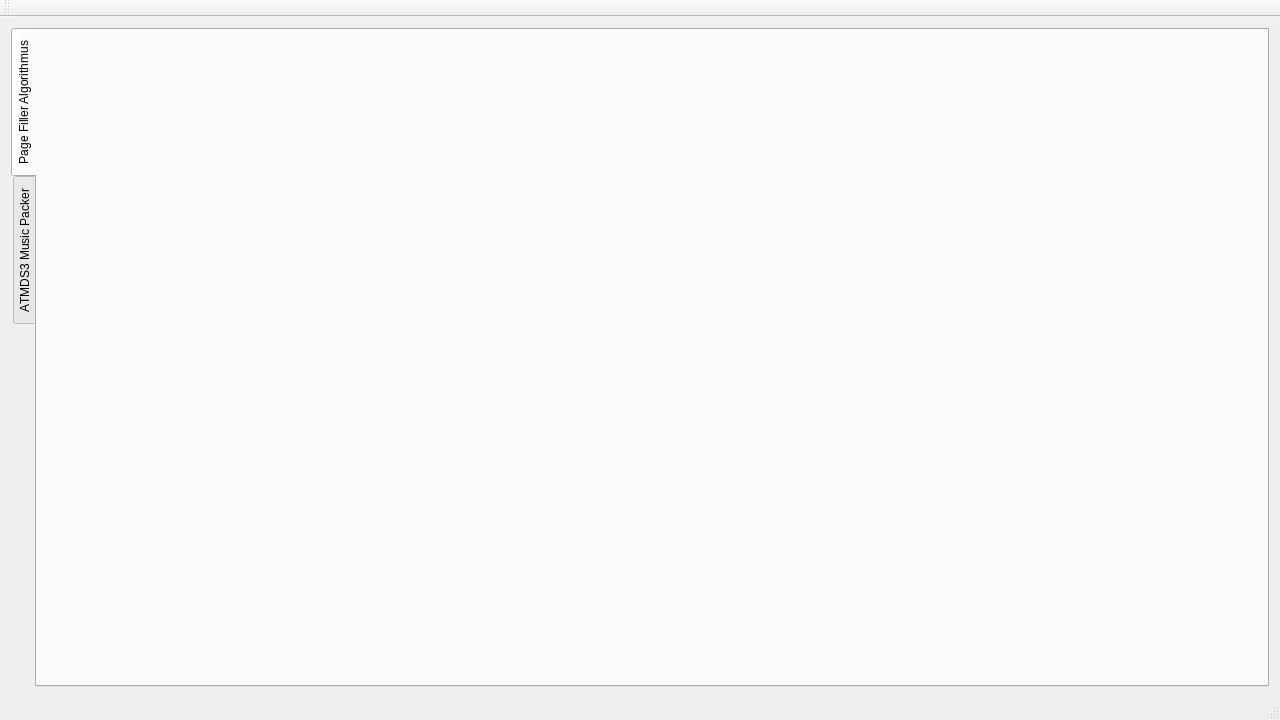
<?xml version="1.0" encoding="UTF-8"?>
<ui version="4.0">
 <class>ChunkDistributorVisualizer</class>
 <widget class="QMainWindow" name="ChunkDistributorVisualizer">
  <property name="geometry">
   <rect>
    <x>0</x>
    <y>0</y>
    <width>1280</width>
    <height>720</height>
   </rect>
  </property>
  <property name="windowTitle">
   <string>Chunk Distributor Visualizer</string>
  </property>
  <widget class="QWidget" name="centralWidget">
   <layout class="QVBoxLayout" name="verticalLayout" stretch="1">
    <item>
     <widget class="QTabWidget" name="tabs">
      <property name="tabPosition">
       <enum>QTabWidget::TabPosition::West</enum>
      </property>
      <property name="currentIndex">
       <number>0</number>
      </property>
      <property name="tabBarAutoHide">
       <bool>true</bool>
      </property>
      <widget class="Algo::Algo" name="t_algo">
       <property name="showDescription" stdset="0">
        <bool>true</bool>
       </property>
       <property name="priorityCount" stdset="0">
        <number>0</number>
       </property>
       <property name="AnimationDuration" stdset="0">
        <number>250</number>
       </property>
       <property name="showAnimation" stdset="0">
        <bool>false</bool>
       </property>
       <attribute name="title">
        <string>Page Filler Algorithmus</string>
       </attribute>
      </widget>
      <widget class="QWidget" name="t_musi">
       <attribute name="title">
        <string>ATMDS3 Music Packer</string>
       </attribute>
       <layout class="QGridLayout" name="gridLayout" rowstretch="0,1,0,0,0,10" columnstretch="0,1,0,0">
        <item row="4" column="3">
         <widget class="QLCDNumber" name="lcd_spd">
          <property name="smallDecimalPoint">
           <bool>false</bool>
          </property>
          <property name="digitCount">
           <number>3</number>
          </property>
          <property name="mode">
           <enum>QLCDNumber::Mode::Dec</enum>
          </property>
          <property name="segmentStyle">
           <enum>QLCDNumber::SegmentStyle::Filled</enum>
          </property>
          <property name="value" stdset="0">
           <double>999.000000000000000</double>
          </property>
         </widget>
        </item>
        <item row="0" column="0">
         <widget class="QLabel" name="label_6">
          <property name="text">
           <string>Tune:</string>
          </property>
         </widget>
        </item>
        <item row="4" column="1">
         <widget class="QLineEdit" name="le_lPrio">
          <property name="text">
           <string>85,86</string>
          </property>
         </widget>
        </item>
        <item row="0" column="1">
         <widget class="QComboBox" name="cb_tune"/>
        </item>
        <item row="1" column="1" colspan="2">
         <widget class="QTextEdit" name="te_sizes">
          <property name="html">
           <string>&lt;!DOCTYPE HTML PUBLIC &quot;-//W3C//DTD HTML 4.0//EN&quot; &quot;http://www.w3.org/TR/REC-html40/strict.dtd&quot;&gt;
&lt;html&gt;&lt;head&gt;&lt;meta name=&quot;qrichtext&quot; content=&quot;1&quot; /&gt;&lt;meta charset=&quot;utf-8&quot; /&gt;&lt;style type=&quot;text/css&quot;&gt;
p, li { white-space: pre-wrap; }
hr { height: 1px; border-width: 0; }
li.unchecked::marker { content: &quot;\2610&quot;; }
li.checked::marker { content: &quot;\2612&quot;; }
&lt;/style&gt;&lt;/head&gt;&lt;body style=&quot; font-family:'Segoe UI'; font-size:9pt; font-weight:400; font-style:normal;&quot;&gt;
&lt;p style=&quot; margin-top:0px; margin-bottom:0px; margin-left:0px; margin-right:0px; -qt-block-indent:0; text-indent:0px;&quot;&gt;142,142,37,37,29,29,21,21,21,21,21,21,21,21,21,21,21,19,19,23,16,19,23,35,23,13,19,13,40,35,137,92,18,58,44,20,29,106,19,29,33,58,106,20,47,6,49,34,34,4,35,41,19,106,81,52,16,35,50,10,13,26,10,34,36,38,45,42,45,140,140,140,140,13,10,12,13,60,60,73,68,49,11,30,30,16,2&lt;/p&gt;&lt;/body&gt;&lt;/html&gt;</string>
          </property>
         </widget>
        </item>
        <item row="4" column="0">
         <widget class="QLabel" name="label_5">
          <property name="text">
           <string>Low Prio:</string>
          </property>
         </widget>
        </item>
        <item row="4" column="2">
         <widget class="QPushButton" name="button">
          <property name="text">
           <string/>
          </property>
          <property name="icon">
           <iconset theme="media-playback-start"/>
          </property>
         </widget>
        </item>
        <item row="3" column="2">
         <widget class="QSpinBox" name="sb_start">
          <property name="suffix">
           <string/>
          </property>
          <property name="prefix">
           <string>$</string>
          </property>
          <property name="minimum">
           <number>2049</number>
          </property>
          <property name="maximum">
           <number>65535</number>
          </property>
          <property name="value">
           <number>6244</number>
          </property>
          <property name="displayIntegerBase">
           <number>16</number>
          </property>
         </widget>
        </item>
        <item row="2" column="2">
         <widget class="QLabel" name="label">
          <property name="text">
           <string>Startadresse:</string>
          </property>
          <property name="alignment">
           <set>Qt::AlignmentFlag::AlignCenter</set>
          </property>
         </widget>
        </item>
        <item row="3" column="0">
         <widget class="QLabel" name="label_4">
          <property name="text">
           <string>Normal Prio:</string>
          </property>
         </widget>
        </item>
        <item row="2" column="0">
         <widget class="QLabel" name="label_3">
          <property name="text">
           <string>High Prio:</string>
          </property>
         </widget>
        </item>
        <item row="2" column="1">
         <widget class="QLineEdit" name="le_hPrio">
          <property name="text">
           <string>0,1,2,3,4,5,6,7,8,9,10,11,12,13,14,15,16,77,78</string>
          </property>
         </widget>
        </item>
        <item row="3" column="1">
         <widget class="QLineEdit" name="le_nPrio">
          <property name="text">
           <string>17,18,19,20,21,22,23,24,25,26,27,28,29,30,31,32,33,34,35,36,37,38,39,40,41,42,43,44,45,46,47,48,49,50,51,52,53,54,55,56,57,58,59,60,61,62,63,64,65,66,67,68,69,70,71,72,73,74,75,76,79,80,81,82,83,84</string>
          </property>
         </widget>
        </item>
        <item row="1" column="0">
         <widget class="QLabel" name="label_2">
          <property name="text">
           <string>Größen:</string>
          </property>
         </widget>
        </item>
        <item row="5" column="0" colspan="4">
         <widget class="QGraphicsView" name="v">
          <property name="frameShape">
           <enum>QFrame::Shape::StyledPanel</enum>
          </property>
          <property name="frameShadow">
           <enum>QFrame::Shadow::Raised</enum>
          </property>
          <property name="lineWidth">
           <number>5</number>
          </property>
          <property name="midLineWidth">
           <number>3</number>
          </property>
          <property name="interactive">
           <bool>true</bool>
          </property>
          <property name="alignment">
           <set>Qt::AlignmentFlag::AlignBottom|Qt::AlignmentFlag::AlignHCenter</set>
          </property>
          <property name="dragMode">
           <enum>QGraphicsView::DragMode::ScrollHandDrag</enum>
          </property>
          <property name="transformationAnchor">
           <enum>QGraphicsView::ViewportAnchor::AnchorUnderMouse</enum>
          </property>
          <property name="resizeAnchor">
           <enum>QGraphicsView::ViewportAnchor::AnchorUnderMouse</enum>
          </property>
          <property name="viewportUpdateMode">
           <enum>QGraphicsView::ViewportUpdateMode::SmartViewportUpdate</enum>
          </property>
         </widget>
        </item>
        <item row="0" column="3" rowspan="4">
         <layout class="QVBoxLayout" name="verticalLayout_2" stretch="0,0,0,1">
          <item>
           <widget class="QRadioButton" name="rb_boosted">
            <property name="text">
             <string>silent</string>
            </property>
            <attribute name="buttonGroup">
             <string notr="true">bg</string>
            </attribute>
           </widget>
          </item>
          <item>
           <widget class="QRadioButton" name="rb_visual">
            <property name="text">
             <string>visual</string>
            </property>
            <attribute name="buttonGroup">
             <string notr="true">bg</string>
            </attribute>
           </widget>
          </item>
          <item>
           <widget class="QRadioButton" name="rb_animated">
            <property name="text">
             <string>animated</string>
            </property>
            <property name="checked">
             <bool>true</bool>
            </property>
            <attribute name="buttonGroup">
             <string notr="true">bg</string>
            </attribute>
           </widget>
          </item>
          <item>
           <widget class="QSlider" name="sl_spd">
            <property name="sizePolicy">
             <sizepolicy hsizetype="Preferred" vsizetype="Expanding">
              <horstretch>0</horstretch>
              <verstretch>0</verstretch>
             </sizepolicy>
            </property>
            <property name="minimum">
             <number>0</number>
            </property>
            <property name="maximum">
             <number>999</number>
            </property>
            <property name="value">
             <number>999</number>
            </property>
            <property name="orientation">
             <enum>Qt::Orientation::Vertical</enum>
            </property>
            <property name="tickPosition">
             <enum>QSlider::TickPosition::TicksBothSides</enum>
            </property>
            <property name="tickInterval">
             <number>250</number>
            </property>
           </widget>
          </item>
         </layout>
        </item>
       </layout>
      </widget>
     </widget>
    </item>
   </layout>
  </widget>
  <widget class="QMenuBar" name="mb">
   <property name="geometry">
    <rect>
     <x>0</x>
     <y>0</y>
     <width>1280</width>
     <height>33</height>
    </rect>
   </property>
  </widget>
  <widget class="QToolBar" name="tb">
   <attribute name="toolBarArea">
    <enum>TopToolBarArea</enum>
   </attribute>
   <attribute name="toolBarBreak">
    <bool>false</bool>
   </attribute>
  </widget>
  <widget class="QStatusBar" name="sb"/>
 </widget>
 <layoutdefault spacing="6" margin="11"/>
 <customwidgets>
  <customwidget>
   <class>Algo::Algo</class>
   <extends>QWidget</extends>
   <header>Algo.h</header>
   <container>1</container>
  </customwidget>
 </customwidgets>
 <resources/>
 <connections>
  <connection>
   <sender>sl_spd</sender>
   <signal>valueChanged(int)</signal>
   <receiver>lcd_spd</receiver>
   <slot>display(int)</slot>
   <hints>
    <hint type="sourcelabel">
     <x>1235</x>
     <y>183</y>
    </hint>
    <hint type="destinationlabel">
     <x>1225</x>
     <y>223</y>
    </hint>
   </hints>
  </connection>
 </connections>
 <buttongroups>
  <buttongroup name="bg"/>
 </buttongroups>
</ui>
